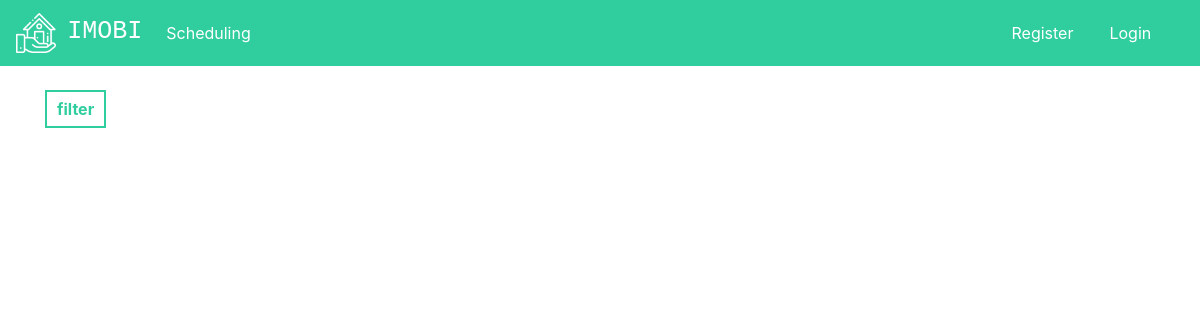
The app's page /, older data.
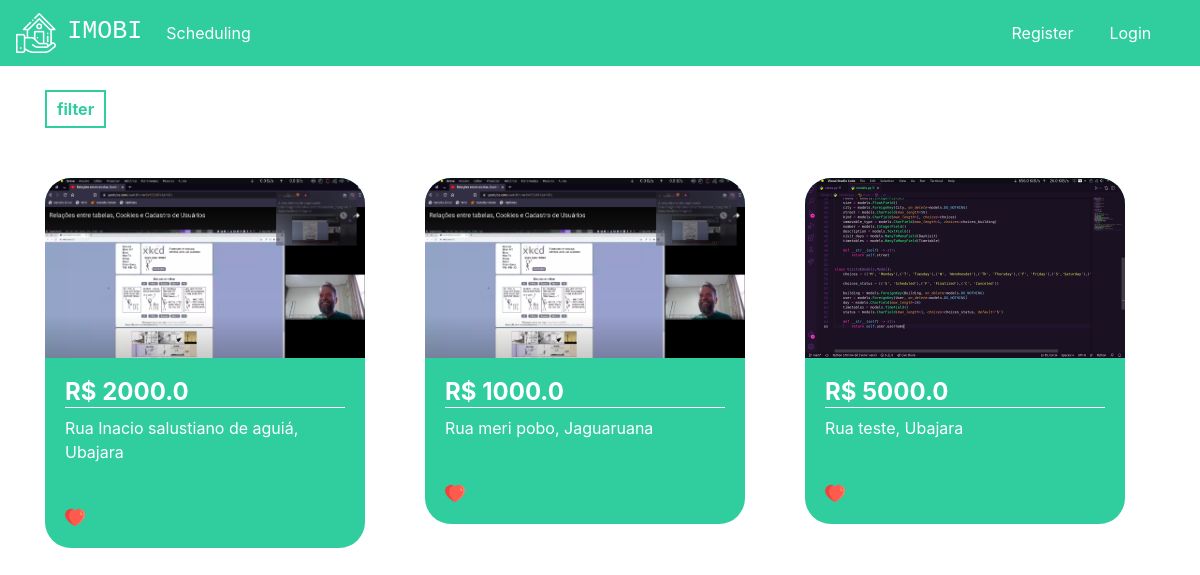
The same page, newer data.
### home/models.py (models this page shows, shortened)
class Building(models.Model):
    choices = (('S', 'Sale'), ('R', 'Rent'))
    choices_building = (('A', 'Apartment'), ('H', 'House'))
    images = models.ManyToManyField(Image)
    value = models.FloatField()
    rooms = models.IntegerField()
    size = models.FloatField()
    city = models.ForeignKey(City, on_delete=models.DO_NOTHING)
    street = models.CharField(max_length=50)
    kind = models.CharField(max_length=1, choices=choices)
    immovable_type = models.CharField(max_length=1, choices=choices_building)
    number = models.IntegerField()
    description = models.TextField()
    visit_days = models.ManyToManyField(DayVisit)
    timetables = models.ManyToManyField(Timetable)

class Image(models.Model):
    img = models.ImageField(upload_to='img')

class City(models.Model):
    name = models.CharField(max_length=30)
    def __str__(self) -> str:
        return self.name

### home/views.py (the view)
# urls.py: path('', views.home, name='home'),
def home(request):
    min_price = request.GET.get('min_price')
    max_price = request.GET.get('max_price')
    city = request.GET.get('city')
    kind = request.GET.getlist('kind')
    cities = City.objects.all()
    if min_price or max_price or city or kind:
        if not min_price:
            min_price = 0
        if not max_price:
            max_price = 999999999
        if not kind:
            kind = ['A', 'H']
        real_estate = Building.objects.filter(value__gte=min_price).filter(value__lte=max_price).filter(immovable_type__in=kind).filter(city=city)
    else:
        real_estate = Building.objects.all()
    context = {
        'real_state': real_estate,
        'cities': cities
    }
    return render(request, 'home.html', context)

### home/templates/home.html (shortened to what this page needs)
{% extends 'base.html' %}
{% load static %}
{% block 'head' %}
    <link rel="stylesheet" href="{% static 'home/css/home.css' %}">
{% endblock %}
{% block 'body' %}
    <div class="container">
        <br>
        <button type="button" class="btn_filter" data-toggle="modal"
        data-target="#exampleModal">
        filter
        </button>
        <div class="row">
            {% for building  in real_state %}
                <div class="col-md cont">
                    <div class="card_building">
                        <img class="img_cloak_building" src="{{building.images.all.0.img.url}}">
                        <div class="information_real_state">
                            <a class="a_none" href="{% url 'building' building.id %}"><h4 class="value">R$ {{building.value}}</h4></a>
                            <p>{{building.street}}, {{building.city}}</p>
                            <br>
                            <img width="7%" src="{% static 'home/img/heart.png' %}">
                        </div>
                    </div>
                </div>
            {% endfor %}
        </div>
    </div>
{% endblock %}

### templates/base.html (shortened to what this page needs)
{% load static %}
<!doctype html>
<html lang="pt-BR">
    <head>
        {% block 'head' %}{% endblock %}
        <link rel="stylesheet" href="https://cdn.jsdelivr.net/npm/bootstrap@4.6.1/dist/css/bootstrap.min.css">
        <link rel="stylesheet" href="{% static 'home/css/home.css' %}">
    </head>
    <body>
        <nav class="navbar navbar-expand-lg navbar-dark bg_navbar">
            <a class="navbar-brand" href="{% url 'home' %}">
            <img width="40" src="{% static 'authentication/img/logo.png' %}">
            &nbsp<h3 class="font_logo">IMOBI</h3></a>
            <div class="collapse navbar-collapse" id="navbarNav">
                <ul class="navbar-nav">
                    <li class="nav-item active">
                        <a class="nav-link" href="{% url 'scheduling' %}">Scheduling</a>
                    </li>
                </ul>
            </div>
            {% if user.is_authenticated %}
                <div class="collapse navbar-collapse" id="navbarNav" style="margin-left: 45rem;">
                    <ul class="navbar-nav">
                        <li class="nav-item active">
                            <a class="nav-link" href="{% url 'logout' %}">Logout</a>
                        </li>
                    </ul>
                </div>
            {% else %}
                <div class="collapse navbar-collapse" id="navbarNav" style="margin-left: 45rem;">
                    <ul class="navbar-nav">
                        <li class="nav-item active">
                            <a class="nav-link" href="{% url 'register' %}">Register</a>
                        </li>
                    </ul>
                    <ul class="navbar-nav" style="margin-left: 20px;">
                        <li class="nav-item active">
                            <a class="nav-link" href="{% url 'login' %}">Login</a>
                        </li>
                    </ul>
                </div>
            {% endif %}
        </nav>
        {% block 'body' %}{% endblock %}
    </body>
</html>

### templates/static/home/css/home.css (style rules this page uses)
.bg_navbar { background-color: #30CD9E; }
.font_logo { font-family: 'Courier New', Courier, monospace; font-size: 25px; display: inline; }
.card_building { background-color: #30CD9E; width: 20rem; margin-top: 50px; border-radius: 26px; }
.img_cloak_building { width: 100%; border-top-left-radius: 26px; border-top-right-radius: 26px; }
.information_real_state { padding: 20px; color: white; }
.value { font-weight: bold; border-bottom: 1px solid white; }
.btn_filter { border: none; background-color: transparent; border: 2px solid #30CD9E; color: #30CD9E; padding: 5px 10px 5px 10px; font-weight: bold; }
.a_none { color: white; }

Row changes from the older to the newer data that the page shows:
added Building: images.all.0.img (picture), value "2000.0", street "Rua Inacio salustiano de aguiá", city "Ubajara"
added Building: images.all.0.img (picture), value "1000.0", street "Rua meri pobo", city "Jaguaruana"
added Building: images.all.0.img (picture), value "5000.0", street "Rua teste", city "Ubajara"
